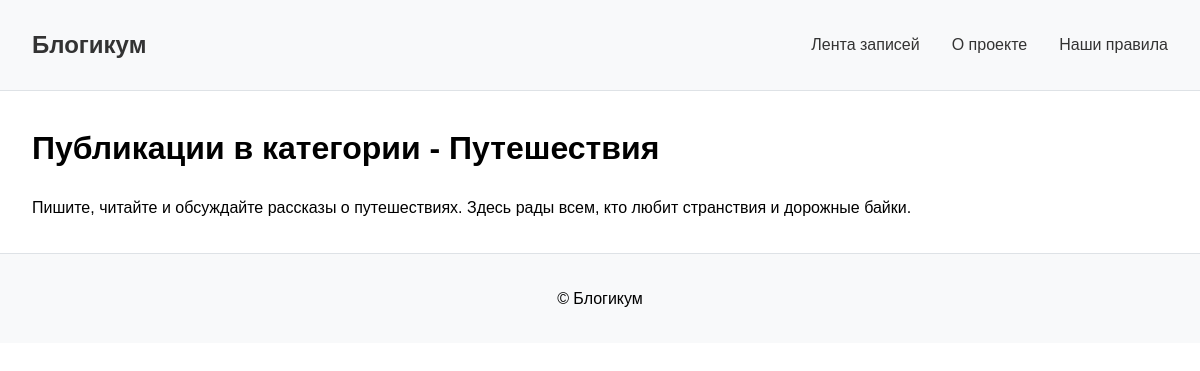
/category/travel/, run on the app's committed database.
### blog/models.py (models this page shows, shortened)
class Category(models.Model):
    title = models.CharField(
        max_length=256,
        verbose_name='Заголовок',
        help_text='Максимальная длина 256 символов'
    )
    description = models.TextField(
        verbose_name='Описание'
    )
    slug = models.SlugField(
        unique=True,
        verbose_name='Идентификатор',
        help_text='Идентификатор страницы для URL; '
        'разрешены символы латиницы, цифры, дефис и подчёркивание.'
    )
    is_published = models.BooleanField(
        default=True,
        verbose_name='Опубликовано',
        help_text='Снимите галочку, чтобы скрыть публикацию.'
    )
    created_at = models.DateTimeField(
        auto_now_add=True,
        verbose_name='Добавлено'
    )
    class Meta:
        verbose_name = 'категория'
        verbose_name_plural = 'Категории'

### blog/views.py (the view)
def category_posts(request, category_slug):
    category = get_object_or_404(
        Category,
        slug=category_slug,
        is_published=True
    )
    post_list = Post.objects.filter(
        category=category,
        is_published=True,
        pub_date__lte=timezone.now()
    ).order_by('-pub_date')
    context = {'category': category, 'post_list': post_list}
    return render(request, 'blog/category.html', context)

### templates/blog/category.html (shortened to what this page needs)
{% extends "base.html" %}
{% block content %}
  <h1 class="text-center">Публикации в категории - {{ category.title }}</h1>
  <p class="col-6 offset-3 mb-5 lead text-center">{{ category.description }}</p>
{% endblock %}

### templates/base.html (style rules this page uses)
body { font-family: Arial, sans-serif; margin: 0; padding: 0; line-height: 1.6; }

### data on the page
Category: title "Путешествия", description "Пишите, читайте и обсуждайте рассказы о путешествиях. Здесь рады всем, кто любит странствия и дорожные байки."
